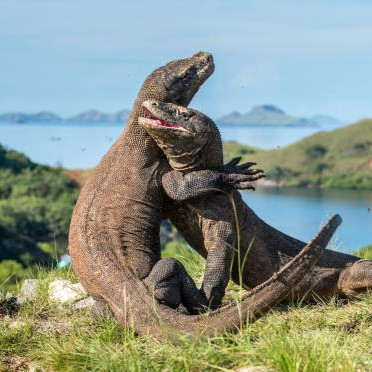
#> input picture dataset/komodo_dragon.jpg, 372 x 372 px, found by its file name
$ python Image_Enhancement.py
#> lines starting #> are read from the running program, lines starting #| are printed output that depends on the picture; after the words box and inside, x2 and y2 are one past the last pixel; in counts of white or black regions, pixels touching at a corner belong together
import cv2
import numpy as np
from matplotlib import pyplot as plt

col_img = cv2.cvtColor(cv2.imread("komodo_dragon.jpg"),  cv2.COLOR_RGB2BGR)
fig = plt.figure(figsize=(10, 3))
rows = 1
columns = 4
fig.add_subplot(rows, columns, 1)
plt.imshow(col_img)
plt.axis('off')
plt.title("Original")

gray_img = cv2.cvtColor(col_img, cv2.COLOR_BGR2GRAY)
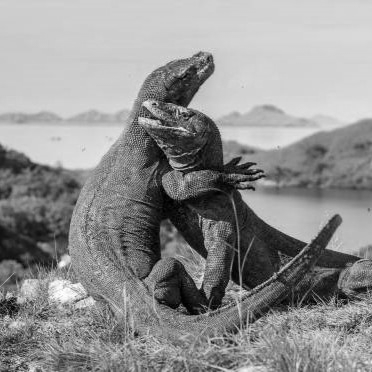
#> gray_img: shape (372, 372); min 0, max 254, mean 144
fig.add_subplot(rows, columns, 2)
plt.imshow(gray_img, cmap='gray')
plt.axis('off')
plt.title("Grayscale")

hist_equalized = cv2.equalizeHist(gray_img)
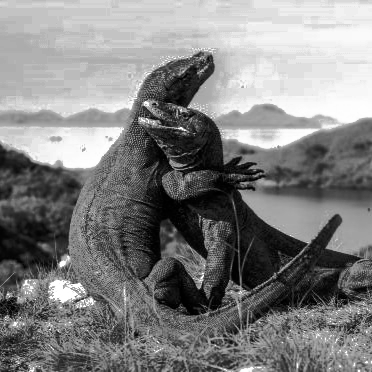
#> hist_equalized: shape (372, 372); min 0, max 255, mean 128.7
fig.add_subplot(rows, columns, 3)
plt.imshow(hist_equalized, cmap='gray')
plt.axis('off')
plt.title("Histogram Equalized")

_, binary_img = cv2.threshold(gray_img, 0, 255, cv2.THRESH_BINARY+cv2.THRESH_OTSU)
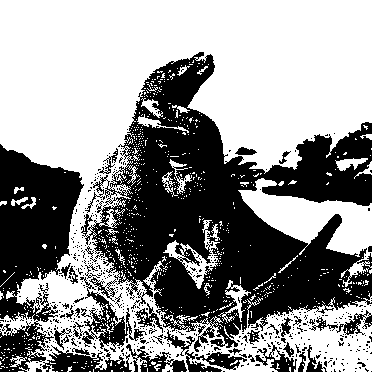
#> binary_img: shape (372, 372); 57.9% white; 529 black regions (488 under 20 px), largest, box (x1, y1, x2, y2) and area: (81, 52, 372, 352) 39309, (0, 144, 84, 372) 10662, (80, 277, 147, 352) 1308
kernel = np.ones((3, 3), np.uint8)
opening = cv2.morphologyEx(binary_img, cv2.MORPH_OPEN, kernel, iterations=1)
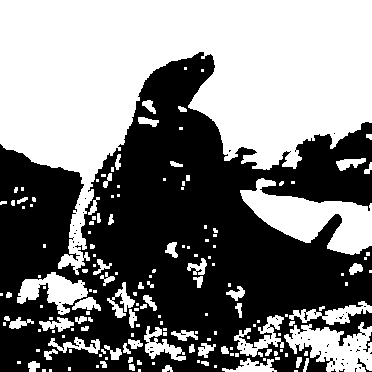
#> opening: shape (372, 372); 50.4% white; 65 black regions (62 under 20 px), largest, box (x1, y1, x2, y2) and area: (0, 52, 372, 372) 68480, (363, 332, 372, 352) 45, (357, 358, 372, 372) 42
fig.add_subplot(rows, columns, 4)
plt.imshow(opening, cmap='gray')
plt.axis('off')
plt.title("Morphological Opening")

plt.savefig("Image_Engancement_output.png")
